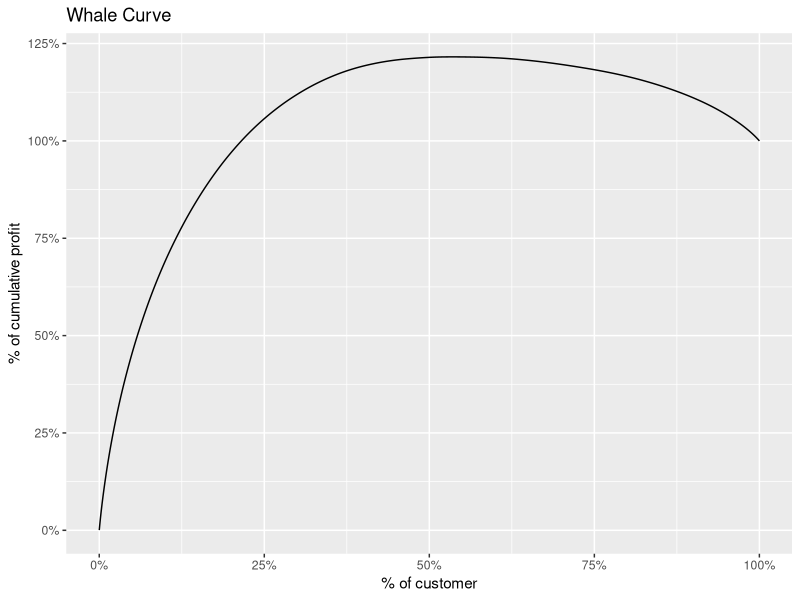

Write R code to recreate this figure.
library(data.table)
library(pROC)
library(dplyr)
library(ggplot2)

setwd("~/DEV/UBC/data/UBC_group/BAMA_520/assignment_3")

pb_data <- fread('pilgrimBdata.csv')
pb_data

#create the table of all the cumulative profit
profit_total <- sum(pb_data$Profit99)
customer_id <- pb_data$ID
profit_customer <- pb_data$Profit99

whale.data <- data.table(cid = customer_id, i_profit= profit_customer, s_profit= profit_total)
str(whale.data)

sort.whale <- whale.data[order(whale.data$i_profit, decreasing = TRUE),]

tail(sort.whale)

sort.whale$c_profit <- cumsum(sort.whale$i_profit)
sort.whale$pc_profit <- sort.whale$c_profit/sort.whale$s_profit

n_rows <- nrow(sort.whale)
n_rows

sort.whale$pc_customer <- as.numeric(rownames(sort.whale))/n_rows 

#plot(pc_profit ~ pc_customer, data = sort.whale, main = 'Whale Curve', xlab = '% of customer', ylab = '% of cumulative profit',cex.lab = 0.8,cex.axis=0.8,cex.main = 0.9)

ggplot(data=sort.whale, aes(x=pc_customer, y=pc_profit)) + geom_line() + 
  labs(x = '% of customer', y='% of cumulative profit',
       title='Whale Curve') +  scale_y_continuous(labels = scales::percent) + 
  scale_x_continuous(labels = scales::percent)



#q2 a
q2.a <- sort.whale[round(pc_profit,4) == 1.00][i_profit >0]
q2.a

#q2 b
q2.b <-sort.whale[pc_profit == max(pc_profit)][i_profit != 0][,"pc_customer"]
q2.b

#q3

z1 <- lm(sort.whale$i_profit ~ 1)
summary(z1)
confint(z1)


#q4
#Mod1: Profit99 ~ Online99 + Age + Inc + Tenure99 + as.factor(District99)
m1 <- lm(pb_data$Profit99 ~ pb_data$Online99 + pb_data$Age99 + pb_data$Inc99 + pb_data$Tenure99 + as.factor(pb_data$District99))

summary(m1)
confint(m1)

#Mod2: Profit99 ~ Online99 + AgeMean + IncMean + Tenure99 + as.factor(District99)
pb_data$AgeMean <- ifelse(is.na(pb_data$Age99), mean(pb_data$Age99,na.rm = TRUE), pb_data$Age99)
pb_data$IncMean <- ifelse(is.na(pb_data$Inc99), mean(pb_data$Inc99,na.rm = TRUE), pb_data$Inc99)

m2 <- lm(pb_data$Profit99 ~ pb_data$Online99 + pb_data$AgeMean + pb_data$IncMean + pb_data$Tenure99 + as.factor(pb_data$District99))

summary(m2)

#Mod3: Profit99 ~ Online99 + AgeZero + IncZero + Tenure99 + as.factor(District99)

pb_data$AgeZero <- ifelse(is.na(pb_data$Age99),0,pb_data$Age99)
pb_data$IncZero <- ifelse(is.na(pb_data$Inc99),0,pb_data$Inc99)

m3 <- lm(pb_data$Profit99 ~ pb_data$Online99 + pb_data$AgeZero  + pb_data$IncZero + pb_data$Tenure99 + as.factor(pb_data$District99))

summary(m3)
#Mod4: Profit99 ~ Online99 + AgeMiss + AgeMean + IncMiss + IncMean + Tenure99 + as.factor(District99)

pb_data$AgeMiss <- ifelse(is.na(pb_data$Age99),1, 0)
pb_data$IncMiss <- ifelse(is.na(pb_data$Inc99),1,0)

#head(pb_data)

m4 <- lm(pb_data$Profit99 ~ pb_data$Online99 +  pb_data$AgeMean + pb_data$IncMean + pb_data$AgeMiss + pb_data$IncMiss  + pb_data$Tenure99 + as.factor(pb_data$District99))

summary(m4)
#Mod5: Profit99 ~ Online99 + AgeMiss + AgeZero + IncMiss + IncZero + Tenure99 + as.factor(District99)

m5 <- lm(pb_data$Profit99 ~ pb_data$Online99  + pb_data$AgeZero + pb_data$IncZero + pb_data$AgeMiss + pb_data$IncMiss + pb_data$Tenure99 + as.factor(pb_data$District99))


summary(m5)

#Mod6: Profit99 ~ Online99 + AgeMiss + AgeZero + IncMiss + I(log(IncZero+1)) + Tenure99 + as.factor(District99)

m6 <- lm(pb_data$Profit99 ~ pb_data$Online99  + pb_data$AgeZero + I(log(pb_data$IncZero +1)) + pb_data$AgeMiss + pb_data$IncMiss  + pb_data$Tenure99 + as.factor(pb_data$District99))

summary(m6)

##################
#consider 'Age' 'Income' as categorical data
m1.c <- lm(pb_data$Profit99 ~ pb_data$Online99 + as.factor(pb_data$Age99) + as.factor(pb_data$Inc99) + pb_data$Tenure99 + as.factor(pb_data$District99))

summary(m1.c)

m2.c <- lm(pb_data$Profit99 ~ pb_data$Online99 + as.factor(pb_data$AgeMean) + as.factor(pb_data$IncMean) + pb_data$Tenure99 + as.factor(pb_data$District99))

summary(m2.c)

m3.c <- lm(pb_data$Profit99 ~ pb_data$Online99 + as.factor(pb_data$AgeZero)  + as.factor(pb_data$IncZero) + pb_data$Tenure99 + as.factor(pb_data$District99))

summary(m3.c)

m4.c <- lm(pb_data$Profit99 ~ pb_data$Online99 + as.factor(pb_data$AgeMiss) + as.factor(pb_data$AgeMean) +as.factor(pb_data$IncMiss) +as.factor(pb_data$IncMean) + pb_data$Tenure99 + as.factor(pb_data$District99))

summary(m4.c)

m5.c <- lm(pb_data$Profit99 ~ pb_data$Online99 + as.factor(pb_data$AgeMiss) + as.factor(pb_data$AgeZero) +  as.factor(pb_data$IncMiss) + as.factor(pb_data$IncZero) + pb_data$Tenure99 + as.factor(pb_data$District99))

summary(m5.c)


m6.c <- lm(pb_data$Profit99 ~ pb_data$Online99 + as.factor(pb_data$AgeMiss) + as.factor(pb_data$AgeZero) +  as.factor(pb_data$IncMiss) +I(log(pb_data$IncZero +1)) + pb_data$Tenure99 + as.factor(pb_data$District99))

summary(m6.c)

##################



#question 6  
#Take Age and Income as continuous variables; use the dummy plus zero replacement approach to deal with missing data) 

z2 <- lm(pb_data$Profit00 ~ pb_data$Online99 + pb_data$AgeMiss + pb_data$IncMiss + pb_data$AgeZero + pb_data$IncZero)
summary(z2)

z2.c <- lm(pb_data$Profit00 ~ pb_data$AgeMiss + pb_data$IncMiss + pb_data$AgeZero + pb_data$IncZero)
summary(z2.c)

#z2 <- lm(pb_data$Profit00 ~ pb_data$Online99 + pb_data$Age99 + pb_data$Inc99 + pb_data$AgeZero + pb_data$IncZero)
#summary(z2)

#question 7 

stay_or_not <- ifelse(is.na(pb_data$Profit00),0, 1)
#str(stay_or_not)

z3 <- glm(stay_or_not ~ pb_data$Online99 +pb_data$AgeMiss + pb_data$IncMiss + pb_data$AgeZero + pb_data$IncZero, family = binomial(link="logit"))
summary(z3)

#remove online99 in z3_2
z3_2 <- glm(stay_or_not ~ pb_data$AgeMiss + pb_data$IncMiss + pb_data$AgeZero + pb_data$IncZero, family = binomial(link="logit"))
summary(z3_2)

# 

#stay_prob <- predict(z3,type="response")
pb_data$stay.pred <- predict(z3,type="response")
pb_data$stay.pred_2 <- predict(z3_2,type="response")

pb_data.roc <- roc(stay_or_not, pb_data$stay.pred, percent=T)
pb_data.roc_2 <- roc(stay_or_not, pb_data$stay.pred_2, percent=T)
#auc(pb_data.roc)
#plot(pb_data.roc,smooth=T)
coords(pb_data.roc,"best","specificity",transpose = F)
coords(pb_data.roc_2,"best","specificity",transpose = F)

pb_data$stay.pred.retained <- ifelse(pb_data$stay.pred>=0.7781521, 1, 0)
pb_data$stay.pred.retained_2 <- ifelse(pb_data$stay.pred>=0.7666629, 1, 0)
#pb_data$stay.pred.retained <- ifelse(pb_data$stay.pred>=0.7675995, 1, 0) # without online99
confusion_matrix_1 <- table(stay_or_not,pb_data$stay.pred.retained)
confusion_matrix_2 <- table(stay_or_not,pb_data$stay.pred.retained_2)

confusion_matrix_1
confusion_matrix_2

#data[, FlorenceProb := predict(mod2,type="response")]
head(pb_data)

#y variable: 
#stay_or_not: if  NA--> 0 (left the bank); not NA -->1 (stay with bank);

hit.rate <- (3442+21651)/(3442+21651+4745+1786)
hit.rate

hit_rate_2 = (3424 + 21728) / (3424 + 21728 + 4668 + 1814)
hit_rate_2








